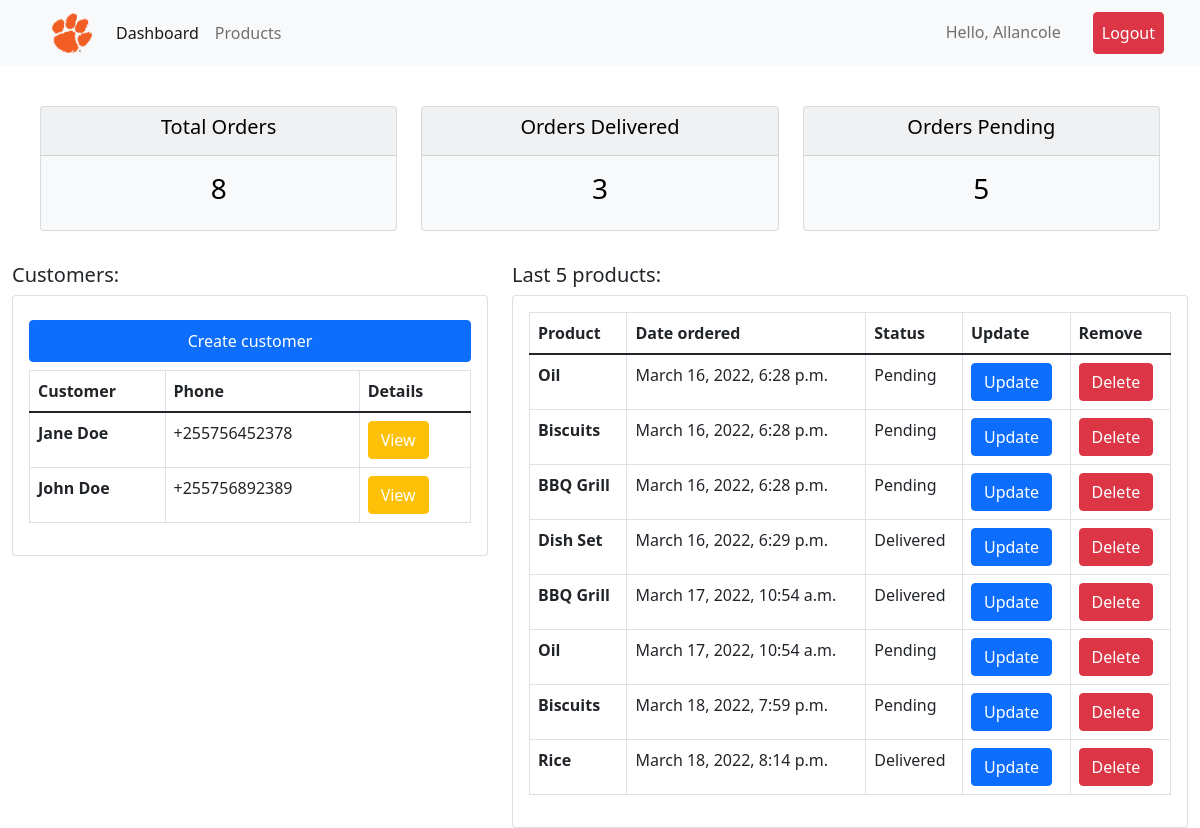
Page / (signed in) on the earlier database version.
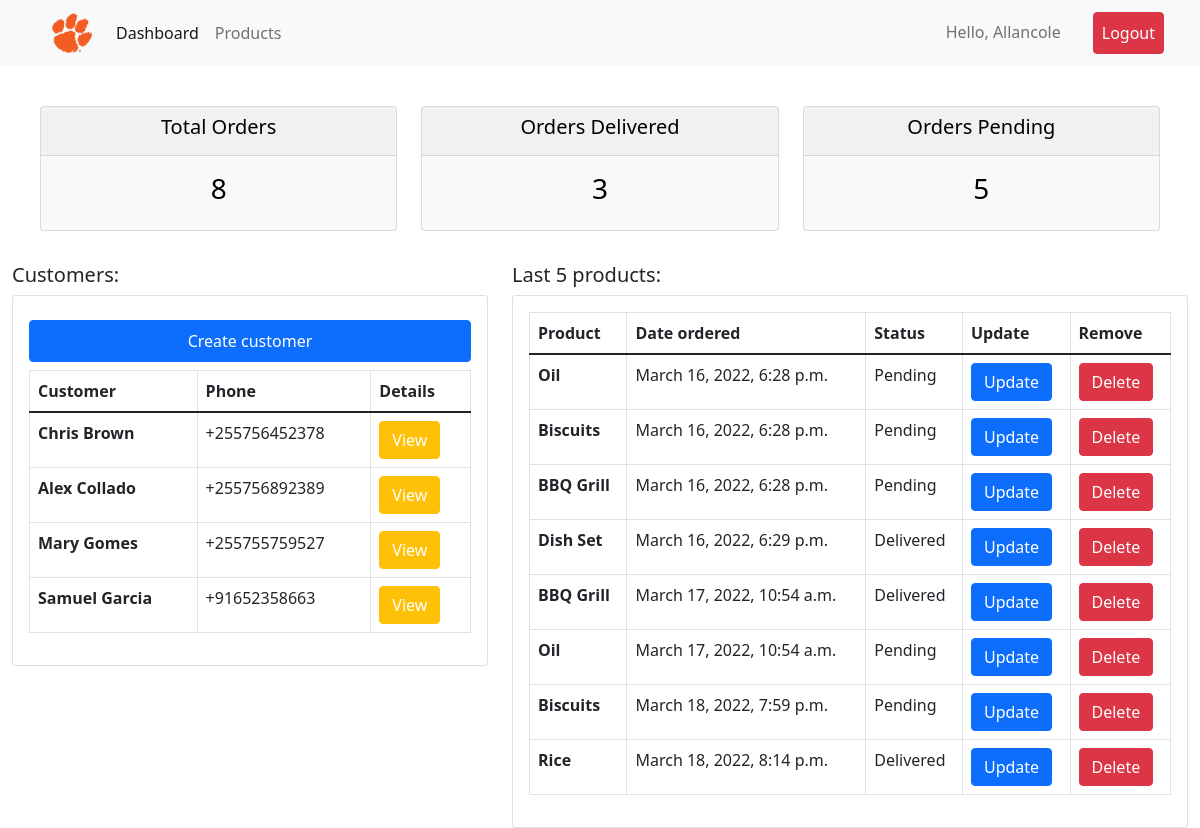
Same page on the later database version.
### accounts/models.py (models this page shows, shortened)
class Customer(models.Model):
    user = models.OneToOneField(User, null=True, blank=True, on_delete=models.CASCADE)
    name = models.CharField(max_length=200, null=True)
    phone = models.CharField(max_length=200, null=True)
    email = models.EmailField(max_length=200, unique=True, null=True)
    profile_pic = models.ImageField(default="user-1.png", null=True, blank=True)
    date_created = models.DateTimeField(auto_now_add=True, null=True )

class Order(models.Model):
    STATUS = (
        ('Pending', 'Pending'),
        ('Out for delivery', 'Out for delivery'),
        ('Delivered', 'Delivered'),
    )
    customer = models.ForeignKey(Customer, on_delete=models.CASCADE, null=True)
    product = models.ForeignKey(Product, on_delete=models.CASCADE, null=True)
    date_created = models.DateTimeField(auto_now_add=True, null=True)
    status = models.CharField(max_length=200, null=True, choices=STATUS)
    note = models.CharField(max_length=1000, null=True)

class Product(models.Model):
    CATEGORY = (
        ('Indoors', 'Indoors'),
        ('Outdoors', 'Outdoors'),
    )
    name = models.CharField(max_length=200, null=True)
    price = models.FloatField(null=True)
    category = models.CharField(max_length=200, null=True, choices=CATEGORY)
    description = models.TextField(null= True)
    date_created = models.DateTimeField(auto_now_add=True, null=True)
    tags = models.ManyToManyField(Tag)

### accounts/decorators.py (the view)
    def wrapper_func(request, *args, **kwargs):
        group = None
        if request.user.groups.exists():
            group = request.user.groups.all()[0].name
            print(group)
        if group == 'customer':
            return redirect('user-page')
        if group == 'admin':
            return view_func(request, *args, **kwargs)

### accounts/views.py (called while the page is built)
@login_required(login_url='login')
@admin_only
def home(request):
    customers = Customer.objects.all()
    orders = Order.objects.all()
    total_orders = orders.count()
    delivered = orders.filter(status='Delivered').count()
    pending = orders.filter(status='Pending').count()
    context = {
        'customers': customers,
        'orders': orders,
        'total_orders': total_orders,
        'delivered': delivered,
        'pending': pending
        }
    return render(request, 'accounts/dashboard.html', context)

### accounts/templates/accounts/dashboard.html
{% extends 'base.html' %}
{% block content %}
    <br>
    {% include 'accounts/status.html' %}
        <div class="row">
            <div class="col-md-5">
                <h5>Customers:</h5>
                <div class="card card-body">
                    <a class="btn btn-primary p-2 my-2" href="#" role="button">Create customer</a>
                    <table class="table table-bordered">
                        <thead>
                          <tr>
                            <th scope="col">Customer</th>
                            <th scope="col">Phone</th>
                            <th scope="col">Details</th>
                          </tr>
                        </thead>
                        <tbody>
                          {% for customer in customers %}
                          <tr>
                            <th scope="row">{{customer.name}}</th>
                            <td>{{customer.phone}}</td>
                            <td><a class="btn btn-warning text-white" href="{% url 'customer' customer.id %}">View</a></td>
                          </tr>
                          {% endfor %}
                        </tbody>
                      </table>
                </div>
            </div>
            <div class="col-md-7">
                <h5>Last 5 products:</h5>
                <div class="card card-body">
                <table class="table table-bordered">
                    <thead>
                      <tr>
                        <th scope="col">Product</th>
                        <th scope="col">Date ordered</th>
                        <th scope="col">Status</th>
                        <th scope="col">Update</th>
                        <th scope="col">Remove</th>
                      </tr>
                    </thead>
                    <tbody>
                       {% for order in orders %}
                      <tr>
                        <th scope="row">{{ order.product.name }}</th>
                        <td>{{ order.date_created }}</td>
                        <td>{{ order.status }}</td>
                        <td><a class="btn btn-primary" href="{% url 'update-order' order.id %}" role="button">Update</a></td>
                        <td><a class="btn btn-danger" href="{% url 'delete-order' order.id %}" role="button">Delete</a></td>
                      </tr>
                      {% endfor %}
                    </tbody>
                  </table>
                </div>
            </div>
        </div>
{% endblock content %}

### templates/base.html (shortened to what this page needs)
<!DOCTYPE html>
{% load static %}
<html lang="en">
<head>
    <link href="https://cdn.jsdelivr.net/npm/bootstrap@5.1.3/dist/css/bootstrap.min.css" rel="stylesheet">
    <link rel="stylesheet" href="{% static 'css/main.css' %}">
</head>
<body>
    {% include 'components/navbar.html' %}
    <div class="container-fluid">
        {% block content %}
        {% endblock %}
    </div>
</body>
</html>

### templates/components/navbar.html (shortened to what this page needs)
{% load static %}
<nav class="navbar navbar-expand-lg navbar-light bg-light">
    <div class="container-fluid">
      <a class="navbar-brand" href="{% url 'home' %}"><img class="logo" src="{% static 'images/logo.png' %}" alt=""></a>
      <div class="collapse navbar-collapse me-auto" id="navbarNav">
        <ul class="navbar-nav">
          {% if request.user.is_staff %}
          <li class="nav-item">
            <a class="nav-link active" aria-current="page" href="{% url 'home' %}">Dashboard</a>
          </li>
          <li class="nav-item">
            <a class="nav-link" href="{% url 'product' %}">Products</a>
          </li>
          {% elif request.user.is_authenticated %}
          <li class="nav-item">
            <a class="nav-link" href="{% url 'accounts-page' %}">Settings</a>
          </li>
          {% endif %}
        </ul>
        {% if request.user.is_authenticated %}
        <ul class="navbar-nav ms-auto">
          <li class="nav-item me-auto">
            <a class="nav-link" href="#">Hello, {{ request.user.username|capfirst }}</a>
          </li>
          <li class="nav-item px-4 me-auto">
            <a class="nav-link btn btn-danger text-white" href="{% url 'logout' %}">Logout</a>
          </li>
        </ul>
        {% endif %}
      </div>
    </div>
</nav>

### accounts/templates/accounts/status.html
<div class="row m-3">
    <div class="col">
        <div class="col-md">
            <div class="card text-center bg-light text-black mb-3" id="total-order">
                <div class="card-header">
                    <h5 class="card-title">Total Orders</h5>
                </div>
                <div class="card-body">
                    <h3 class="card-title">{{ total_orders }}</h3>
                </div>
            </div>
        </div>
    </div>
    <div class="col">
        <div class="col-md">
            <div class="card text-center bg-light text-black mb-3" id="total-order">
                <div class="card-header">
                    <h5 class="card-title">Orders Delivered</h5>
                </div>
                <div class="card-body">
                    <h3 class="card-title">{{delivered}}</h3>
                </div>
            </div>
        </div>
    </div>
    <div class="col">
        <div class="col-md">
            <div class="card text-center bg-light text-black mb-3" id="total-order">
                <div class="card-header">
                    <h5 class="card-title">Orders Pending</h5>
                </div>
                <div class="card-body">
                    <h3 class="card-title">{{pending}}</h3>
                </div>
            </div>
        </div>
    </div>
</div>

### static/css/main.css (style rules this page uses)
.logo { width: 2em; height: 2em; margin-left: 2em; }

Differences in the rows shown:
changed Customer: name "Jane Doe" → "Chris Brown"
changed Customer: name "John Doe" → "Alex Collado"
added Customer: name "Mary Gomes", phone "+255755759527"
added Customer: name "Samuel Garcia", phone "+91652358663"
